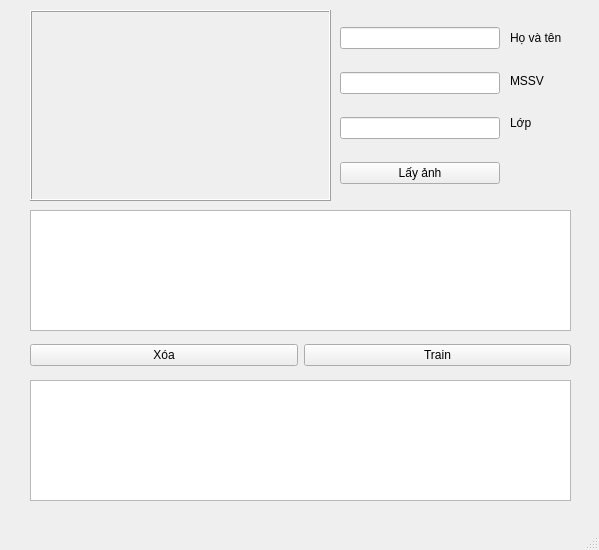
<?xml version="1.0" encoding="UTF-8"?>
<ui version="4.0">
 <class>MainWindow</class>
 <widget class="QMainWindow" name="MainWindow">
  <property name="geometry">
   <rect>
    <x>0</x>
    <y>0</y>
    <width>599</width>
    <height>550</height>
   </rect>
  </property>
  <property name="windowTitle">
   <string>MainWindow</string>
  </property>
  <widget class="QWidget" name="centralwidget">
   <widget class="QWidget" name="horizontalLayoutWidget">
    <property name="geometry">
     <rect>
      <x>30</x>
      <y>340</y>
      <width>541</width>
      <height>31</height>
     </rect>
    </property>
    <layout class="QHBoxLayout" name="horizontalLayout">
     <item>
      <widget class="QPushButton" name="pushButton_2">
       <property name="text">
        <string>Xóa</string>
       </property>
      </widget>
     </item>
     <item>
      <widget class="QPushButton" name="btn_train">
       <property name="text">
        <string>Train</string>
       </property>
      </widget>
     </item>
    </layout>
   </widget>
   <widget class="QWidget" name="verticalLayoutWidget">
    <property name="geometry">
     <rect>
      <x>340</x>
      <y>10</y>
      <width>160</width>
      <height>191</height>
     </rect>
    </property>
    <layout class="QVBoxLayout" name="verticalLayout">
     <item>
      <widget class="QLineEdit" name="txt_ten">
       <property name="text">
        <string/>
       </property>
      </widget>
     </item>
     <item>
      <widget class="QLineEdit" name="txt_mssv"/>
     </item>
     <item>
      <widget class="QLineEdit" name="txt_lop"/>
     </item>
     <item>
      <widget class="QPushButton" name="btn_layAnh">
       <property name="text">
        <string>Lấy ảnh</string>
       </property>
      </widget>
     </item>
    </layout>
   </widget>
   <widget class="QWidget" name="verticalLayoutWidget_2">
    <property name="geometry">
     <rect>
      <x>510</x>
      <y>20</y>
      <width>61</width>
      <height>121</height>
     </rect>
    </property>
    <layout class="QVBoxLayout" name="verticalLayout_2">
     <item>
      <widget class="QLabel" name="label_2">
       <property name="text">
        <string>Họ và tên</string>
       </property>
      </widget>
     </item>
     <item>
      <widget class="QLabel" name="label">
       <property name="text">
        <string>MSSV</string>
       </property>
      </widget>
     </item>
     <item>
      <widget class="QLabel" name="label_3">
       <property name="text">
        <string>Lớp</string>
       </property>
      </widget>
     </item>
    </layout>
   </widget>
   <widget class="QTableView" name="tableView">
    <property name="geometry">
     <rect>
      <x>-260</x>
      <y>370</y>
      <width>256</width>
      <height>192</height>
     </rect>
    </property>
   </widget>
   <widget class="QTableView" name="tbl_getIma">
    <property name="geometry">
     <rect>
      <x>30</x>
      <y>210</y>
      <width>541</width>
      <height>121</height>
     </rect>
    </property>
   </widget>
   <widget class="QTableView" name="tbl_train">
    <property name="geometry">
     <rect>
      <x>30</x>
      <y>380</y>
      <width>541</width>
      <height>121</height>
     </rect>
    </property>
   </widget>
   <widget class="QFrame" name="frame">
    <property name="geometry">
     <rect>
      <x>30</x>
      <y>10</y>
      <width>301</width>
      <height>191</height>
     </rect>
    </property>
    <property name="styleSheet">
     <string notr="true"/>
    </property>
    <property name="frameShape">
     <enum>QFrame::Box</enum>
    </property>
    <property name="frameShadow">
     <enum>QFrame::Raised</enum>
    </property>
   </widget>
  </widget>
  <widget class="QMenuBar" name="menubar">
   <property name="geometry">
    <rect>
     <x>0</x>
     <y>0</y>
     <width>599</width>
     <height>21</height>
    </rect>
   </property>
  </widget>
  <widget class="QStatusBar" name="statusbar"/>
 </widget>
 <resources/>
 <connections/>
</ui>
